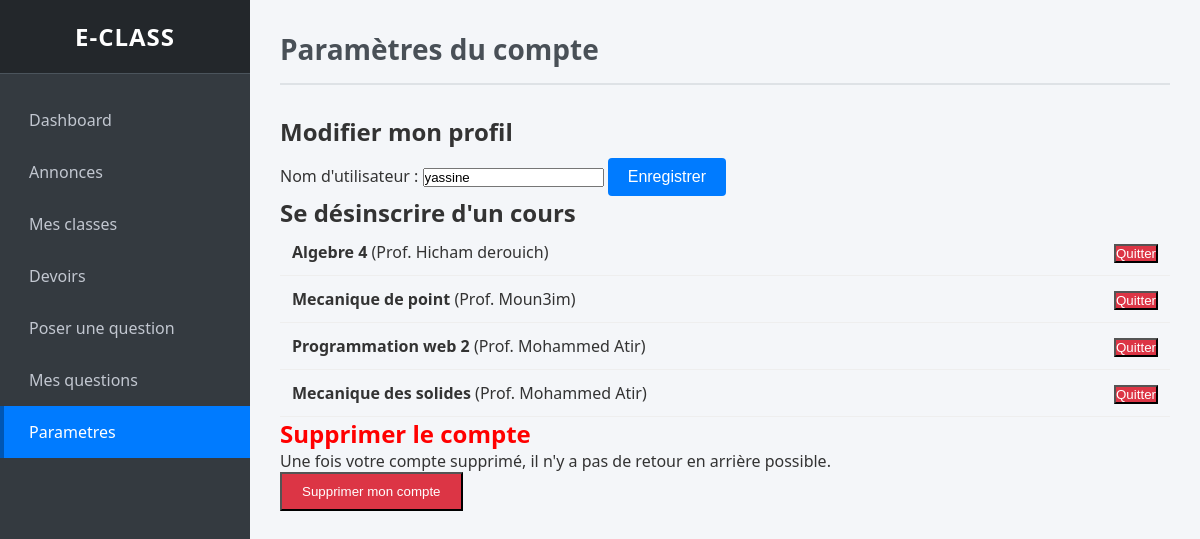
Page /Projet/etudiant/ParametreE.php (signed in) on the committed database.
### tables this page shows
CREATE TABLE `classes` (
  `id` int(11) NOT NULL,
  `id_prof` int(11) NOT NULL,
  `nom_classe` varchar(50) NOT NULL,
  `description` varchar(100) NOT NULL,
  `nbr_etudiant` int(11) DEFAULT 0,
  `code_classe` varchar(100) DEFAULT NULL,
  `date_creation` datetime DEFAULT current_timestamp()
);

CREATE TABLE `users` (
  `id` int(11) NOT NULL,
  `username` varchar(50) NOT NULL,
  `email` varchar(100) NOT NULL,
  `password` varchar(150) NOT NULL,
  `created_at` datetime DEFAULT current_timestamp(),
  `type` varchar(25) NOT NULL
);

### Projet/etudiant/ParametreE.php (the view, shortened to what this page needs)
<?php
$id_etudiant = $_SESSION['id'];
$conn = connect_db();
$sql_classes = $conn->prepare("
    SELECT c.id, c.nom_classe, u.username as nom_prof
    FROM classes c
    INNER JOIN classe_etudiants ce ON c.id = ce.classe_id
    INNER JOIN users u ON c.id_prof = u.id
    WHERE ce.etudiant_id = ?
");
$sql_classes->bind_param("i", $id_etudiant);
$sql_classes->execute();
$result_classes = $sql_classes->get_result();
?>
<!DOCTYPE html>
<html lang="fr">
<head>
    <link rel="stylesheet" href="../assets/global.css">
</head>
<body>
<div class="sidebar">
    <h2>E-Class</h2>
    <ul>
        <li><a href="dashboard_etudiant.php">Dashboard</a></li>
        <li><a href="annonces.php">Annonces</a></li>
        <li><a href="mes_classes.php">Mes classes</a></li>
        <li><a href="devoirs.php">Devoirs</a></li>
        <li><a href="poser_question.php">Poser une question</a></li>
        <li><a href="mes_questions.php">Mes questions</a></li>
        <li><a href="ParametreE.php" class="active">Parametres</a></li>
    </ul>
</div>
<div class="main">
    <header>
        <h1>Paramètres du compte</h1>
    </header>
    <section class="param-section">
        <h2>Modifier mon profil</h2>
        <form action="../crud_principal/remove.php" method="POST">
            <label>Nom d'utilisateur :</label>
            <input type="text" name="nouveau_nom" value="<?= htmlspecialchars($_SESSION['username']) ?>" required>
            <button type="submit" class="btn">Enregistrer</button>
        </form>
    </section>
    <section class="param-section">
        <h2>Se désinscrire d'un cours</h2>
        <?php if($result_classes->num_rows > 0): ?>
            <table class="table-manage">
                <?php while($row = $result_classes->fetch_assoc()): ?>
                    <tr>
                        <td><strong><?= htmlspecialchars($row['nom_classe']) ?></strong> (Prof. <?= htmlspecialchars($row['nom_prof']) ?>)</td>
                        <td align="right">
                            <form action="../crud_principal/remove.php" method="POST" onsubmit="return confirm('Voulez-vous vraiment quitter ce cours ?');">
                                <button type="submit" class="btn-danger">Quitter</button>
                            </form>
                        </td>
                    </tr>
                <?php endwhile; ?>
            </table>
        <?php else: ?>
            <p>Vous n'êtes inscrit à aucun cours.</p>
        <?php endif; ?>
    </section>
    <section class="param-section danger-zone">
        <h2 style="color:red;">Supprimer le compte</h2>
        <p>Une fois votre compte supprimé, il n'y a pas de retour en arrière possible.</p>
        <form action="../crud_principal/remove.php" method="POST" onsubmit="return confirm('ÊTES-VOUS SÛR de vouloir supprimer votre compte DÉFINITIVEMENT ?');">
            <button type="submit" class="btn-danger" style="padding: 10px 20px;">Supprimer mon compte</button>
        </form>
    </section>
</div>
</body>
</html>

### Projet/assets/global.css (style rules this page uses)
:root { --primary: #007bff; --primary-dark: #0069d9; --success: #28a745; --danger: #dc3545; --warning: #ffc107; --dark: #343a40; --light: #f8f9fa; --border-color: #dee2e6; --bg-body: #f4f6f9; --bg-login: #e8f0fe; --color-orange: #ff9800; }
* { box-sizing: border-box; margin: 0; padding: 0; }
body { font-family: 'Segoe UI', Tahoma, Geneva, Verdana, sans-serif; background-color: var(--bg-body); color: #333; display: flex; min-height: 100vh; }
a { text-decoration: none; color: inherit; }
ul { list-style: none; }
.sidebar { width: 250px; background-color: var(--dark); color: #fff; position: fixed; height: 100%; left: 0; top: 0; display: flex; flex-direction: column; overflow-y: auto; z-index: 1000; }
.sidebar h2 { text-align: center; padding: 20px 0; background-color: #23272b; margin-bottom: 20px; font-size: 24px; text-transform: uppercase; letter-spacing: 1px; border-bottom: 1px solid #4b545c; }
.sidebar ul li a { display: block; padding: 15px 25px; color: #c2c7d0; transition: all 0.3s; border-left: 4px solid transparent; font-size: 16px; }
.sidebar ul li a.active { background-color: var(--primary); color: #fff; border-left: 4px solid #0056b3; }
.main { margin-left: 250px; width: calc(100% - 250px); padding: 30px; transition: all 0.3s; }
header { margin-bottom: 30px; padding-bottom: 15px; border-bottom: 2px solid var(--border-color); }
header h1 { font-size: 28px; color: #495057; font-weight: 600; }
.btn { display: inline-block; background-color: var(--primary); color: #fff; padding: 10px 20px; font-size: 16px; border: none; border-radius: 4px; cursor: pointer; transition: background-color 0.2s; text-align: center; margin-top: 10px; }
.btn-danger { background-color: var(--danger); color: white; }
.table-manage { width: 100%; border-collapse: collapse; }
.table-manage td { padding: 12px; border-bottom: 1px solid #eee; }

### rows in the picture
classes: nom_classe "Algebre 4", id_prof.username "Hicham derouich"
classes: nom_classe "Mecanique de point", id_prof.username "Moun3im"
classes: nom_classe "Programmation web 2", id_prof.username "Mohammed Atir"
classes: nom_classe "Mecanique des solides", id_prof.username "Mohammed Atir"
